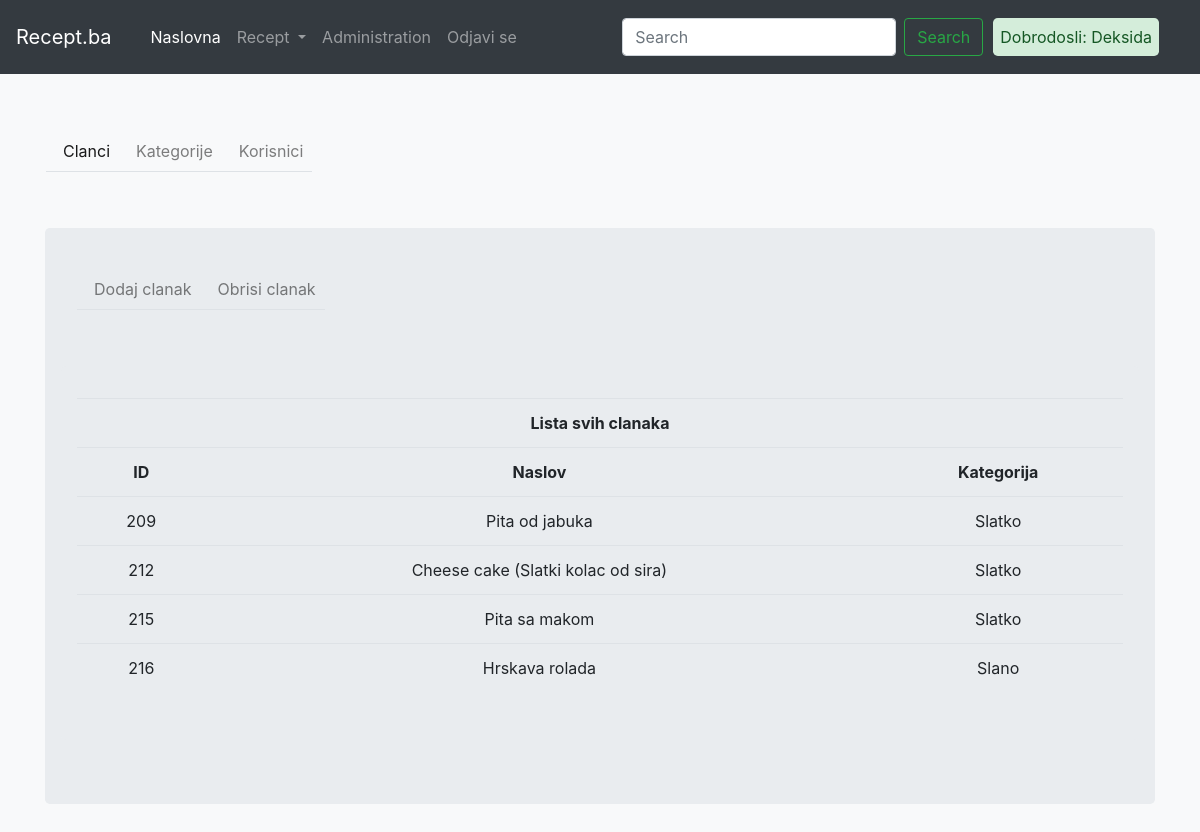
/views/administration.php?type=clanci (signed in), run on the app's committed database.
### tables this page shows
CREATE TABLE IF NOT EXISTS `recipes` (
  `recipe_id` int(11) NOT NULL AUTO_INCREMENT,
  `title` varchar(256) NOT NULL,
  `subtitle` varchar(256) NOT NULL,
  `category_id` int(11) NOT NULL,
  `date` timestamp(6) NOT NULL,
  `content` varchar(2048) NOT NULL,
  `image` varchar(45) NOT NULL,
  `user_id` int(11) NOT NULL,
  PRIMARY KEY (`recipe_id`),
  KEY `category_id_idx` (`category_id`),
  KEY `FK_users_recipes_idx` (`user_id`)
);

CREATE TABLE IF NOT EXISTS `categories` (
  `category_id` int(11) NOT NULL AUTO_INCREMENT,
  `category_name` varchar(45) NOT NULL,
  PRIMARY KEY (`category_id`)
);

### models/Recipes.php (called while the page is built, shortened)
<?php
class Recipes
{
    public static function getData($data, $query = "")
    {
        $instance = ConnectDb::getInstance();
        $conn = $instance->getConnection();
        $sql = $conn->prepare("SELECT $data FROM recipes
                                        JOIN categories on categories.category_id = recipes.category_id
                                        $query
                                        ");
        $sql->execute();
        $results = $sql->fetchAll(PDO::FETCH_ASSOC);
        return $results;
    }
}

### views/clanci.php (the view)
<?php
    include "../views/nav/dodaj_clanak_nav.php";
    $recipes = Recipes::getData("recipe_id, title, category_name");
?>
<div class="row mt-5">
    <div class="col text-center">
        <div class="jumbotron">
          <table class="table">
              <tr>
                  <th colspan="3">Lista svih clanaka</th>
              </tr>
              <tr>
                  <th>ID</th>
                  <th>Naslov</th>
                  <th>Kategorija</th>
              </tr>
                  <?php
                    foreach ($recipes as $key => $recipe){
                        echo "<tr><td>".$recipe['recipe_id'] ."</td>";
                        echo "<td>".$recipe['title']  ."</td>";
                        echo "<td>".$recipe['category_name'] ."</td></tr>";
                    }
                  ?>
          </table>
        </div>
    </div>
</div>

### data on the page
recipes: recipe_id "209", title "Pita od jabuka", category.category_name "Slatko"
recipes: recipe_id "212", title "Cheese cake (Slatki kolac od sira)", category.category_name "Slatko"
recipes: recipe_id "215", title "Pita sa makom", category.category_name "Slatko"
recipes: recipe_id "216", title "Hrskava rolada", category.category_name "Slano"

### other printed values
$user[0] "Deksida"
